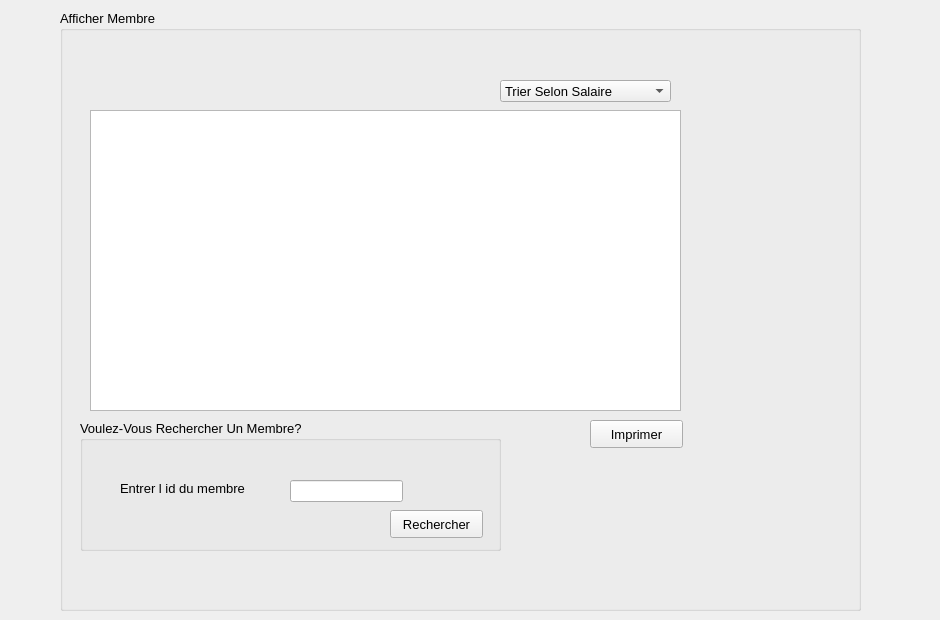
      <widget class="QWidget" name="tab_2">
       <attribute name="title">
        <string>Afficher</string>
       </attribute>
       <widget class="QGroupBox" name="groupBox_3">
        <property name="geometry">
         <rect>
          <x>60</x>
          <y>10</y>
          <width>801</width>
          <height>601</height>
         </rect>
        </property>
        <property name="font">
         <font>
          <family>MS Shell Dlg 2</family>
          <pointsize>10</pointsize>
          <weight>50</weight>
          <bold>false</bold>
         </font>
        </property>
        <property name="title">
         <string>Afficher Membre</string>
        </property>
        <widget class="QTableView" name="tabmembre">
         <property name="geometry">
          <rect>
           <x>30</x>
           <y>100</y>
           <width>591</width>
           <height>301</height>
          </rect>
         </property>
        </widget>
        <widget class="QComboBox" name="comboBox">
         <property name="geometry">
          <rect>
           <x>440</x>
           <y>70</y>
           <width>171</width>
           <height>22</height>
          </rect>
         </property>
         <property name="font">
          <font>
           <family>MS Shell Dlg 2</family>
           <pointsize>10</pointsize>
           <weight>50</weight>
           <bold>false</bold>
          </font>
         </property>
         <item>
          <property name="text">
           <string>Trier Selon Salaire</string>
          </property>
         </item>
        </widget>
        <widget class="QGroupBox" name="groupBox">
         <property name="geometry">
          <rect>
           <x>20</x>
           <y>410</y>
           <width>421</width>
           <height>131</height>
          </rect>
         </property>
         <property name="font">
          <font>
           <family>MS Shell Dlg 2</family>
           <pointsize>10</pointsize>
           <weight>50</weight>
           <bold>false</bold>
          </font>
         </property>
         <property name="title">
          <string>Voulez-Vous Rechercher Un Membre?</string>
         </property>
         <widget class="QLabel" name="label_8">
          <property name="geometry">
           <rect>
            <x>40</x>
            <y>60</y>
            <width>211</width>
            <height>16</height>
           </rect>
          </property>
          <property name="font">
           <font>
            <family>MS Shell Dlg 2</family>
            <pointsize>10</pointsize>
            <weight>50</weight>
            <bold>false</bold>
           </font>
          </property>
          <property name="text">
           <string>Entrer l id du membre</string>
          </property>
         </widget>
         <widget class="QLineEdit" name="lineEdit_5">
          <property name="geometry">
           <rect>
            <x>210</x>
            <y>60</y>
            <width>113</width>
            <height>22</height>
           </rect>
          </property>
         </widget>
         <widget class="QPushButton" name="pushButton_9">
          <property name="geometry">
           <rect>
            <x>310</x>
            <y>90</y>
            <width>93</width>
            <height>28</height>
           </rect>
          </property>
          <property name="text">
           <string>Rechercher</string>
          </property>
         </widget>
        </widget>
        <widget class="QPushButton" name="pushButton_2">
         <property name="geometry">
          <rect>
           <x>530</x>
           <y>410</y>
           <width>93</width>
           <height>28</height>
          </rect>
         </property>
         <property name="text">
          <string>Imprimer</string>
         </property>
        </widget>
        <zorder>groupBox</zorder>
        <zorder>tabmembre</zorder>
        <zorder>comboBox</zorder>
        <zorder>pushButton_2</zorder>
       </widget>
       <widget class="QLabel" name="label_18">
        <property name="geometry">
         <rect>
          <x>-5</x>
          <y>-5</y>
          <width>931</width>
          <height>581</height>
         </rect>
        </property>
        <property name="styleSheet">
         <string notr="true">background-image: url(:/gris.jpg);</string>
        </property>
        <property name="text">
         <string/>
        </property>
       </widget>
       <zorder>label_18</zorder>
       <zorder>groupBox_3</zorder>
      </widget>
